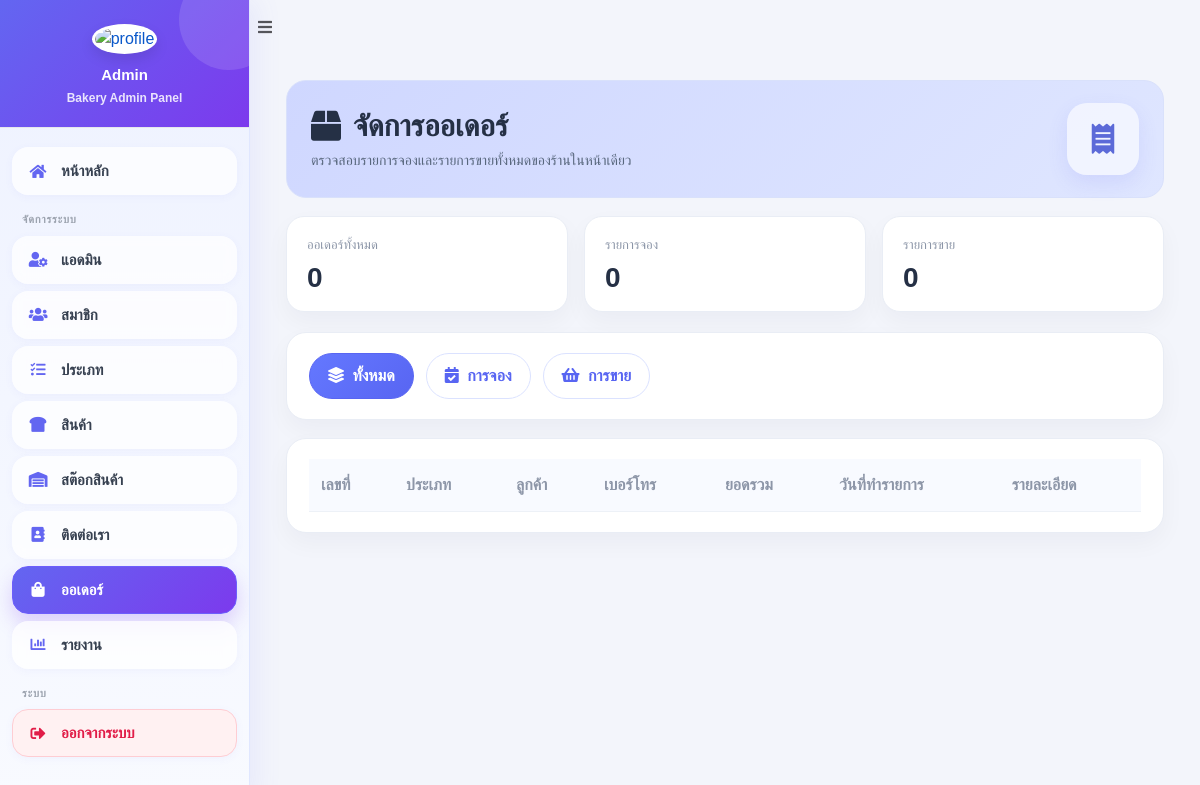
The app's page /admin/orders.php, older data.
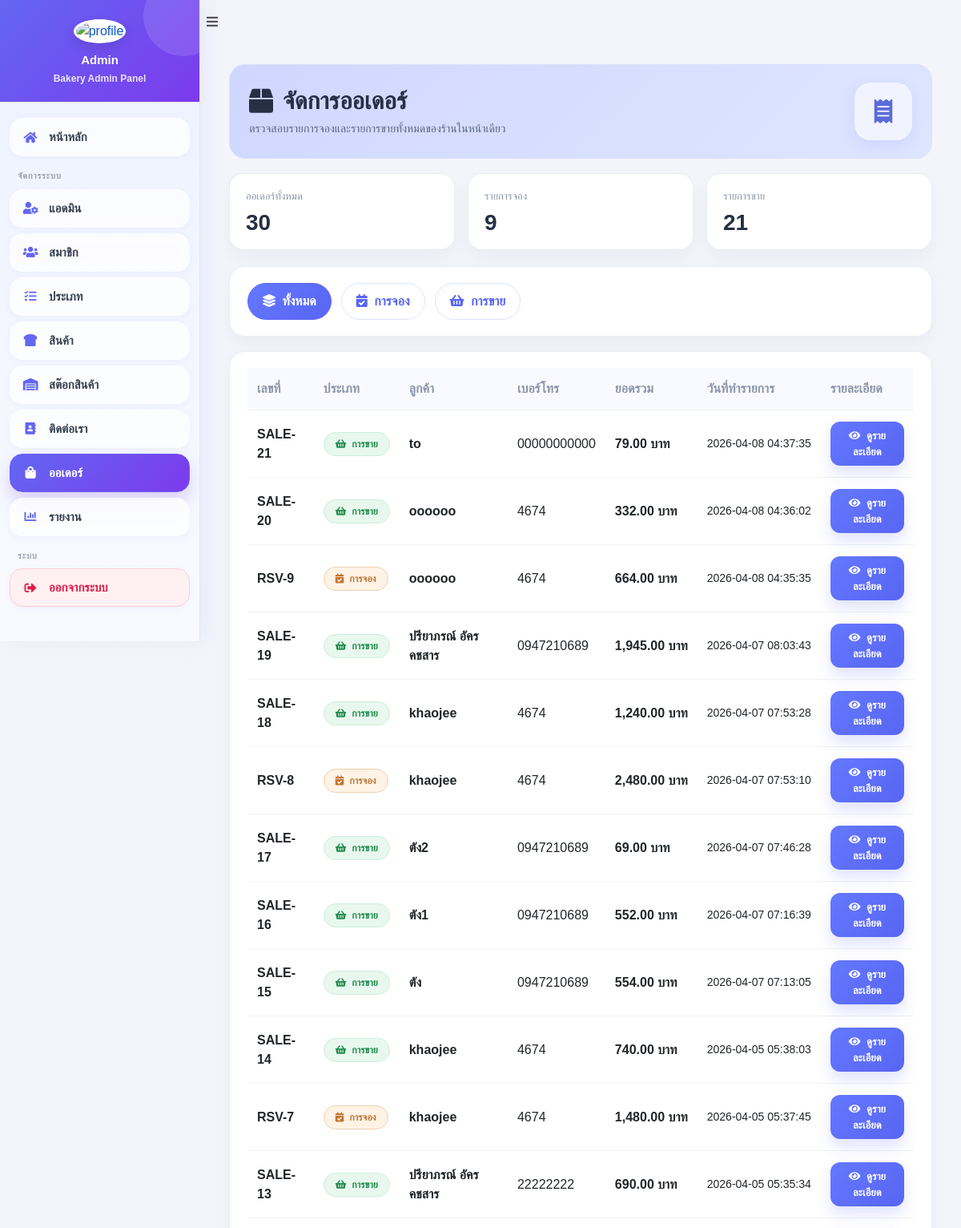
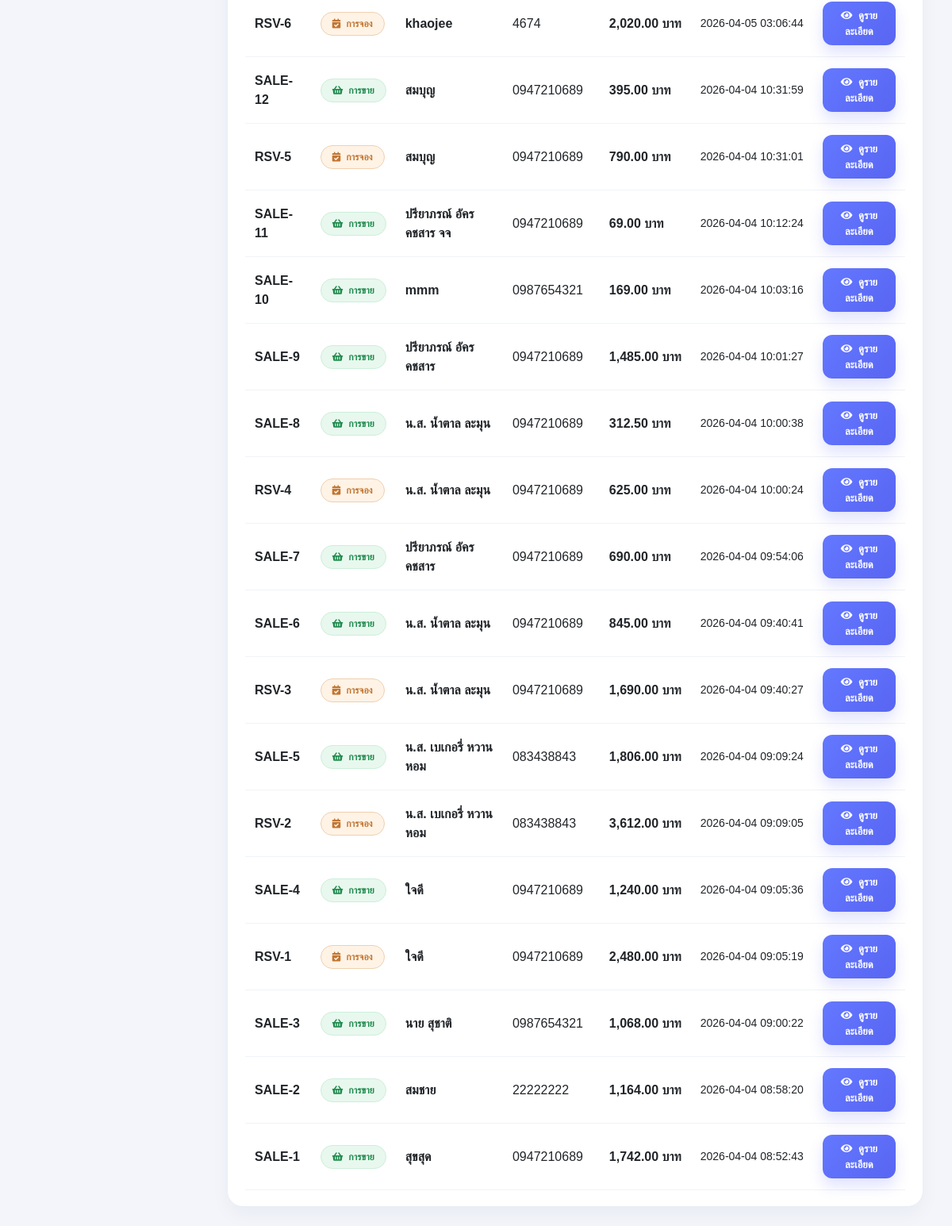
The same page, newer data (2 pictures, top to bottom).
### tables this page shows
CREATE TABLE `tbl_payment_slip` (
  `slip_id` int(11) NOT NULL,
  `member_id` int(11) DEFAULT NULL,
  `payer_name` varchar(100) NOT NULL,
  `payer_phone` varchar(20) DEFAULT NULL,
  `pay_amount` decimal(10,2) NOT NULL DEFAULT '0.00',
  `pay_datetime` datetime NOT NULL,
  `slip_image` varchar(255) NOT NULL,
  `note` text,
  `status` varchar(50) NOT NULL DEFAULT 'รอตรวจสอบ',
  `created_at` timestamp NOT NULL DEFAULT CURRENT_TIMESTAMP
);

CREATE TABLE `tbl_reservation` (
  `reserve_id` int(11) NOT NULL,
  `m_id` int(11) DEFAULT NULL,
  `order_type` enum('reserve','sale') NOT NULL DEFAULT 'reserve',
  `reserve_name` varchar(150) NOT NULL,
  `reserve_phone` varchar(20) NOT NULL,
  `pickup_date` date NOT NULL,
  `pickup_time` time NOT NULL,
  `reserve_note` text,
  `total_amount` decimal(10,2) NOT NULL DEFAULT '0.00',
  `deposit_amount` decimal(10,2) NOT NULL DEFAULT '0.00',
  `payment_status` varchar(50) NOT NULL DEFAULT 'pending',
  `reserve_status` varchar(50) NOT NULL DEFAULT 'pending',
  `created_at` timestamp NOT NULL DEFAULT CURRENT_TIMESTAMP
);

### admin/orders.php (the view, shortened to what the changed rows need)
<?php
include '../condb.php';
$tab = isset($_GET['tab']) ? $_GET['tab'] : 'all';
$stmtReserve = $conn->prepare("
    SELECT
        reserve_id,
        reserve_name,
        reserve_phone,
        total_amount,
        payment_status,
        reserve_status,
        created_at
    FROM tbl_reservation
    ORDER BY reserve_id DESC
");
$stmtReserve->execute();
$reservations = $stmtReserve->fetchAll(PDO::FETCH_ASSOC);
$sales = [];
try {
    $stmtSale = $conn->prepare("
        SELECT
            slip_id,
            payer_name,
            payer_phone,
            pay_amount,
            pay_datetime,
            slip_image,
            status,
            created_at
        FROM tbl_payment_slip
        ORDER BY slip_id DESC
    ");
    $stmtSale->execute();
    $sales = $stmtSale->fetchAll(PDO::FETCH_ASSOC);
} catch (Exception $e) {
    $sales = [];
}
$allOrders = [];
foreach ($reservations as $row) {
    $allOrders[] = [
        'type' => 'reservation',
        'reserve_id' => $row['reserve_id'],
        'order_no' => 'RSV-' . $row['reserve_id'],
        'customer_name' => $row['reserve_name'],
        'customer_phone' => $row['reserve_phone'],
        'amount' => $row['total_amount'],
        'created_at' => $row['created_at'],
        'pay_datetime' => '',
        'slip_image' => '',
        'slip_id' => 0
    ];
}
foreach ($sales as $row) {
    $allOrders[] = [
        'type' => 'sale',
        'reserve_id' => 0,
        'slip_id' => $row['slip_id'],
        'order_no' => 'SALE-' . $row['slip_id'],
        'customer_name' => $row['payer_name'],
        'customer_phone' => $row['payer_phone'],
        'amount' => $row['pay_amount'],
        'created_at' => $row['created_at'],
        'pay_datetime' => $row['pay_datetime'],
        'slip_image' => $row['slip_image']
    ];
}
usort($allOrders, function ($a, $b) {
    return strtotime($b['created_at']) - strtotime($a['created_at']);
});
function badgeType($type)
{
    if ($type == 'reservation') {
        return '<span class="order-pill reserve"><i class="fas fa-calendar-check"></i> การจอง</span>';
    }
    if ($type == 'sale') {
        return '<span class="order-pill sale"><i class="fas fa-shopping-basket"></i> การขาย</span>';
    }
    return '<span class="order-pill other"><i class="fas fa-circle"></i> ไม่ระบุ</span>';
}
?>
<!DOCTYPE html>
<html lang="th">
<head>
    <link rel="stylesheet" href="https://cdn.jsdelivr.net/npm/bootstrap@5.3.0/dist/css/bootstrap.min.css">
    <link rel="stylesheet" href="https://cdn.datatables.net/1.13.4/css/dataTables.bootstrap5.min.css">
    <link rel="stylesheet" href="https://cdnjs.cloudflare.com/ajax/libs/font-awesome/6.4.0/css/all.min.css">
</head>
<body>
    <?php include 'menu.php'; ?>
    <div class="content-wrapper">
        <div class="container-fluid">
            <div class="hero-card">
                <div>
                    <h1 class="hero-title">
                        <i class="fas fa-box"></i>
                        จัดการออเดอร์
                    </h1>
                </div>
            </div>
            <div class="summary-grid">
                <div class="summary-card">
                    <div class="summary-label">ออเดอร์ทั้งหมด</div>
                    <div class="summary-value"><?php echo count($allOrders); ?></div>
                </div>
                <div class="summary-card">
                    <div class="summary-label">รายการจอง</div>
                    <div class="summary-value"><?php echo count($reservations); ?></div>
                </div>
                <div class="summary-card">
                    <div class="summary-label">รายการขาย</div>
                    <div class="summary-value"><?php echo count($sales); ?></div>
                </div>
            </div>
            <div class="card table-card">
                <div class="card-body">
                    <table id="orderTable" class="table align-middle">
                        <thead>
                            <tr>
                                <th>เลขที่</th>
                                <th>ประเภท</th>
                                <th>ลูกค้า</th>
                                <th>เบอร์โทร</th>
                                <th>ยอดรวม</th>
                                <th>วันที่ทำรายการ</th>
                                <th>รายละเอียด</th>
                            </tr>
                        </thead>
                        <tbody>
                            <?php if ($tab == 'all'): ?>
                                <?php foreach ($allOrders as $row): ?>
                                    <tr>
                                        <td class="order-no"><?php echo htmlspecialchars($row['order_no']); ?></td>
                                        <td><?php echo badgeType($row['type']); ?></td>
                                        <td class="customer-name"><?php echo htmlspecialchars($row['customer_name']); ?></td>
                                        <td class="customer-phone"><?php echo htmlspecialchars($row['customer_phone']); ?></td>
                                        <td class="amount-text"><?php echo number_format($row['amount'], 2); ?> บาท</td>
                                        <td class="date-text"><?php echo htmlspecialchars($row['created_at']); ?></td>
                                        <td>
                                            <button type="button" class="btn btn-detail" onclick="viewOrderDetail(
                                                '<?php echo htmlspecialchars($row['order_no'], ENT_QUOTES); ?>',
                                                '<?php echo htmlspecialchars($row['type'], ENT_QUOTES); ?>',
                                                '<?php echo htmlspecialchars($row['customer_name'], ENT_QUOTES); ?>',
                                                '<?php echo htmlspecialchars($row['customer_phone'], ENT_QUOTES); ?>',
                                                '<?php echo htmlspecialchars(number_format($row['amount'], 2), ENT_QUOTES); ?>',
                                                '<?php echo htmlspecialchars($row['created_at'], ENT_QUOTES); ?>',
                                                '<?php echo ($row['type'] === 'reservation') ? (int)$row['reserve_id'] : 0; ?>',
                                                '<?php echo htmlspecialchars($row['slip_image'] ?? '', ENT_QUOTES); ?>',
                                                '<?php echo htmlspecialchars($row['pay_datetime'] ?? '', ENT_QUOTES); ?>',
                                                '<?php echo ($row['type'] === 'sale') ? (int)$row['slip_id'] : 0; ?>'
                                            )">
                                                <i class="fas fa-eye me-1"></i> ดูรายละเอียด
                                            </button>
                                        </td>
                                    </tr>
                                <?php endforeach; ?>
                            <?php endif; ?>
                        </tbody>
                    </table>
                </div>
            </div>
        </div>
    </div>
</body>
</html>

### admin/menu.php (shortened to what the changed rows need)
<!DOCTYPE html>
<html lang="th">
<head>
    <link rel="stylesheet" href="https://cdnjs.cloudflare.com/ajax/libs/font-awesome/5.15.4/css/all.min.css">
</head>
<body>
    <aside class="main-sidebar" id="mainSidebar">
        <a href="dashboard.php" class="brand-link">
            <img src="m_img/<?php echo htmlspecialchars($_SESSION['m_img'] ?? 'default.png'); ?>" class="brand-image"
                alt="profile">
            <span class="brand-text"><?php echo htmlspecialchars($_SESSION['m_name'] ?? 'Admin'); ?></span>
            <span class="brand-subtext">Bakery Admin Panel</span>
        </a>
    </aside>
</body>
</html>

Row changes from the older to the newer data that the page shows:
added tbl_payment_slip: order_no "SALE-21", shows "การขาย", payer_name "to", payer_phone "00000000000", pay_amount "79.00", created_at "2026-04-08 04:37:35"
added tbl_payment_slip: order_no "SALE-20", shows "การขาย", payer_name "oooooo", payer_phone "4674", pay_amount "332.00", created_at "2026-04-08 04:36:02"
added tbl_reservation: order_no "RSV-9", shows "การจอง", reserve_name "oooooo", reserve_phone "4674", total_amount "664.00", created_at "2026-04-08 04:35:35"
added tbl_payment_slip: order_no "SALE-19", shows "การขาย", payer_name "ปรียาภรณ์ อัครคชสาร", payer_phone "0947210689", pay_amount "1,945.00", created_at "2026-04-07 08:03:43"
added tbl_payment_slip: order_no "SALE-18", shows "การขาย", payer_name "khaojee", payer_phone "4674", pay_amount "1,240.00", created_at "2026-04-07 07:53:28"
added tbl_reservation: order_no "RSV-8", shows "การจอง", reserve_name "khaojee", reserve_phone "4674", total_amount "2,480.00", created_at "2026-04-07 07:53:10"
added tbl_payment_slip: order_no "SALE-17", shows "การขาย", payer_name "ตัง2", payer_phone "0947210689", pay_amount "69.00", created_at "2026-04-07 07:46:28"
added tbl_payment_slip: order_no "SALE-16", shows "การขาย", payer_name "ตัง1", payer_phone "0947210689", pay_amount "552.00", created_at "2026-04-07 07:16:39"
added tbl_payment_slip: order_no "SALE-15", shows "การขาย", payer_name "ตัง", payer_phone "0947210689", pay_amount "554.00", created_at "2026-04-07 07:13:05"
added tbl_payment_slip: order_no "SALE-14", shows "การขาย", payer_name "khaojee", payer_phone "4674", pay_amount "740.00", created_at "2026-04-05 05:38:03"
added tbl_reservation: order_no "RSV-7", shows "การจอง", reserve_name "khaojee", reserve_phone "4674", total_amount "1,480.00", created_at "2026-04-05 05:37:45"
added tbl_payment_slip: order_no "SALE-13", shows "การขาย", payer_name "ปรียาภรณ์ อัครคชสาร", payer_phone "22222222", pay_amount "690.00", created_at "2026-04-05 05:35:34"
added tbl_reservation: order_no "RSV-6", shows "การจอง", reserve_name "khaojee", reserve_phone "4674", total_amount "2,020.00", created_at "2026-04-05 03:06:44"
added tbl_payment_slip: order_no "SALE-12", shows "การขาย", payer_name "สมบุญ", payer_phone "0947210689", pay_amount "395.00", created_at "2026-04-04 10:31:59"
added tbl_reservation: order_no "RSV-5", shows "การจอง", reserve_name "สมบุญ", reserve_phone "0947210689", total_amount "790.00", created_at "2026-04-04 10:31:01"
added tbl_payment_slip: order_no "SALE-11", shows "การขาย", payer_name "ปรียาภรณ์ อัครคชสาร จจ", payer_phone "0947210689", pay_amount "69.00", created_at "2026-04-04 10:12:24"
added tbl_payment_slip: order_no "SALE-10", shows "การขาย", payer_name "mmm", payer_phone "0987654321", pay_amount "169.00", created_at "2026-04-04 10:03:16"
added tbl_payment_slip: order_no "SALE-9", shows "การขาย", payer_name "ปรียาภรณ์ อัครคชสาร", payer_phone "0947210689", pay_amount "1,485.00", created_at "2026-04-04 10:01:27"
added tbl_payment_slip: order_no "SALE-8", shows "การขาย", payer_name "น.ส. น้ำตาล ละมุน", payer_phone "0947210689", pay_amount "312.50", created_at "2026-04-04 10:00:38"
added tbl_reservation: order_no "RSV-4", shows "การจอง", reserve_name "น.ส. น้ำตาล ละมุน", reserve_phone "0947210689", total_amount "625.00", created_at "2026-04-04 10:00:24"
added tbl_payment_slip: order_no "SALE-7", shows "การขาย", payer_name "ปรียาภรณ์ อัครคชสาร", payer_phone "0947210689", pay_amount "690.00", created_at "2026-04-04 09:54:06"
added tbl_payment_slip: order_no "SALE-6", shows "การขาย", payer_name "น.ส. น้ำตาล ละมุน", payer_phone "0947210689", pay_amount "845.00", created_at "2026-04-04 09:40:41"
added tbl_reservation: order_no "RSV-3", shows "การจอง", reserve_name "น.ส. น้ำตาล ละมุน", reserve_phone "0947210689", total_amount "1,690.00", created_at "2026-04-04 09:40:27"
added tbl_payment_slip: order_no "SALE-5", shows "การขาย", payer_name "น.ส. เบเกอรี่ หวานหอม", payer_phone "083438843", pay_amount "1,806.00", created_at "2026-04-04 09:09:24"
added tbl_reservation: order_no "RSV-2", shows "การจอง", reserve_name "น.ส. เบเกอรี่ หวานหอม", reserve_phone "083438843", total_amount "3,612.00", created_at "2026-04-04 09:09:05"
added tbl_payment_slip: order_no "SALE-4", shows "การขาย", payer_name "ใจดี", payer_phone "0947210689", pay_amount "1,240.00", created_at "2026-04-04 09:05:36"
added tbl_reservation: order_no "RSV-1", shows "การจอง", reserve_name "ใจดี", reserve_phone "0947210689", total_amount "2,480.00", created_at "2026-04-04 09:05:19"
added tbl_payment_slip: order_no "SALE-3", shows "การขาย", payer_name "นาย สุชาติ", payer_phone "0987654321", pay_amount "1,068.00", created_at "2026-04-04 09:00:22"
added tbl_payment_slip: order_no "SALE-2", shows "การขาย", payer_name "สมชาย", payer_phone "22222222", pay_amount "1,164.00", created_at "2026-04-04 08:58:20"
added tbl_payment_slip: order_no "SALE-1", shows "การขาย", payer_name "สุขสุด", payer_phone "0947210689", pay_amount "1,742.00", created_at "2026-04-04 08:52:43"
Text that changed along with them:
count($allOrders): "0" → "30"
count($reservations): "0" → "9"
count($sales): "0" → "21"
